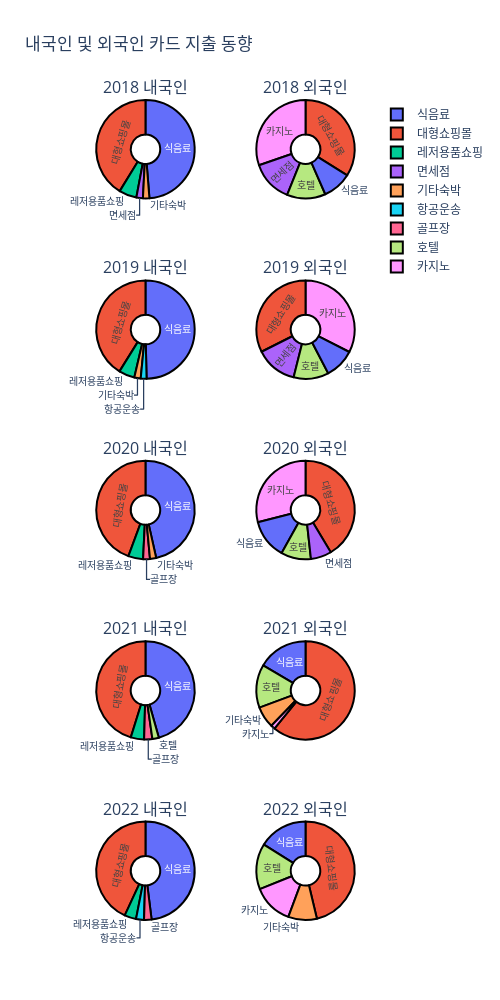

Notebook code for this chart:
### Code cell
title_list = ['2018 내국인','2018 외국인','2019 내국인','2019 외국인','2020 내국인','2020 외국인',\
    '2021 내국인','2021 외국인','2022 내국인','2022 외국인']

fig = make_subplots(rows=5, cols=2, specs=[[{'type': 'domain'}, {'type': 'domain'}]]*5,
                    subplot_titles=title_list)
for i, year in enumerate(year_list):
    data_year = pivot.loc[('local',str(year))]
    data_year = data_year.sort_values(ascending=False).head(5)
    fig.add_trace(go.Pie(labels=data_year.index, values=data_year, hole=.3,
                            name=('외국인 '+str(year) + '년' + '카드 지출 동향')),
                  row=i+1, col=1)

for i, year in enumerate(year_list):
    data_year = pivot.loc[('foreigner',str(year))]
    data_year = data_year.sort_values(ascending=False).head(5)
    fig.add_trace(go.Pie(labels=data_year.index, values=data_year, hole=.3,
                        name=('외국인 '+str(year) + '년' + '카드 지출 동향')),
                  row=i+1, col=2, )


fig.update_layout(height=1000, width=500, title_text="내국인 및 외국인 카드 지출 동향")
fig.update_traces(hoverinfo='label+percent', textinfo='label', textfont_size=10, 
                  marker=dict( line=dict(color='#000000', width=2)))
fig.show()
py.plot(fig, filename = 'card_consumption_fore', auto_open=True)

### Figure 1 — Plotly figure (JSON) as saved in the notebook; plotly's stock layout.template omitted (floating-point values rounded to 4 significant figures)
{"data": [{"domain": {"x": [0, 0.45], "y": [0.88, 1]}, "hole": 0.3, "hoverinfo": "label+percent", "labels": ["식음료", "대형쇼핑몰", "레저용품쇼핑", "면세점", "기타숙박"], "marker": {"line": {"color": "#000000", "width": 2}}, "name": "외국인 2018년카드 지출 동향", "textfont": {"size": 10}, "textinfo": "label", "type": "pie", "values": [1314263021, 1112518077, 156274829, 57703584, 57085149]}, {"domain": {"x": [0, 0.45], "y": [0.66, 0.78]}, "hole": 0.3, "hoverinfo": "label+percent", "labels": ["식음료", "대형쇼핑몰", "레저용품쇼핑", "기타숙박", "항공운송"], "marker": {"line": {"color": "#000000", "width": 2}}, "name": "외국인 2019년카드 지출 동향", "textfont": {"size": 10}, "textinfo": "label", "type": "pie", "values": [1293591828, 1072251473, 135580971, 54608366, 49810831]}, {"domain": {"x": [0, 0.45], "y": [0.44, 0.56]}, "hole": 0.3, "hoverinfo": "label+percent", "labels": ["식음료", "대형쇼핑몰", "레저용품쇼핑", "골프장", "기타숙박"], "marker": {"line": {"color": "#000000", "width": 2}}, "name": "외국인 2020년카드 지출 동향", "textfont": {"size": 10}, "textinfo": "label", "type": "pie", "values": [961530112, 917378543, 100639284, 46373884, 42064978]}, {"domain": {"x": [0, 0.45], "y": [0.22, 0.34]}, "hole": 0.3, "hoverinfo": "label+percent", "labels": ["식음료", "대형쇼핑몰", "레저용품쇼핑", "골프장", "호텔"], "marker": {"line": {"color": "#000000", "width": 2}}, "name": "외국인 2021년카드 지출 동향", "textfont": {"size": 10}, "textinfo": "label", "type": "pie", "values": [924861302, 915986667, 88788759, 54748857, 43056154]}, {"domain": {"x": [0, 0.45], "y": [0, 0.12]}, "hole": 0.3, "hoverinfo": "label+percent", "labels": ["식음료", "대형쇼핑몰", "레저용품쇼핑", "항공운송", "골프장"], "marker": {"line": {"color": "#000000", "width": 2}}, "name": "외국인 2022년카드 지출 동향", "textfont": {"size": 10}, "textinfo": "label", "type": "pie", "values": [1191626292, 1069480406, 95124859, 65027411, 61093864]}, {"domain": {"x": [0.55, 1], "y": [0.88, 1]}, "hole": 0.3, "hoverinfo": "label+percent", "labels": ["대형쇼핑몰", "카지노", "면세점", "호텔", "식음료"], "marker": {"line": {"color": "#000000", "width": 2}}, "name": "외국인 2018년카드 지출 동향", "textfont": {"size": 10}, "textinfo": "label", "type": "pie", "values": [103360468, 92348881, 41517533, 38627867, 28997020]}, {"domain": {"x": [0.55, 1], "y": [0.66, 0.78]}, "hole": 0.3, "hoverinfo": "label+percent", "labels": ["카지노", "대형쇼핑몰", "면세점", "호텔", "식음료"], "marker": {"line": {"color": "#000000", "width": 2}}, "name": "외국인 2019년카드 지출 동향", "textfont": {"size": 10}, "textinfo": "label", "type": "pie", "values": [100697412, 100423683, 42377087, 35598461, 30541608]}, {"domain": {"x": [0.55, 1], "y": [0.44, 0.56]}, "hole": 0.3, "hoverinfo": "label+percent", "labels": ["대형쇼핑몰", "카지노", "식음료", "호텔", "면세점"], "marker": {"line": {"color": "#000000", "width": 2}}, "name": "외국인 2020년카드 지출 동향", "textfont": {"size": 10}, "textinfo": "label", "type": "pie", "values": [29482780, 20639313, 9210369, 6982612, 4844956]}, {"domain": {"x": [0.55, 1], "y": [0.22, 0.34]}, "hole": 0.3, "hoverinfo": "label+percent", "labels": ["대형쇼핑몰", "식음료", "호텔", "기타숙박", "카지노"], "marker": {"line": {"color": "#000000", "width": 2}}, "name": "외국인 2021년카드 지출 동향", "textfont": {"size": 10}, "textinfo": "label", "type": "pie", "values": [29818255, 8099016, 6938657, 3465296, 646500]}, {"domain": {"x": [0.55, 1], "y": [0, 0.12]}, "hole": 0.3, "hoverinfo": "label+percent", "labels": ["대형쇼핑몰", "식음료", "호텔", "카지노", "기타숙박"], "marker": {"line": {"color": "#000000", "width": 2}}, "name": "외국인 2022년카드 지출 동향", "textfont": {"size": 10}, "textinfo": "label", "type": "pie", "values": [63124771, 21898024, 20482573, 18087327, 12819438]}], "layout": {"annotations": [{"font": {"size": 16}, "showarrow": false, "text": "2018 내국인", "x": 0.225, "xanchor": "center", "xref": "paper", "y": 1, "yanchor": "bottom", "yref": "paper"}, {"font": {"size": 16}, "showarrow": false, "text": "2018 외국인", "x": 0.775, "xanchor": "center", "xref": "paper", "y": 1, "yanchor": "bottom", "yref": "paper"}, {"font": {"size": 16}, "showarrow": false, "text": "2019 내국인", "x": 0.225, "xanchor": "center", "xref": "paper", "y": 0.78, "yanchor": "bottom", "yref": "paper"}, {"font": {"size": 16}, "showarrow": false, "text": "2019 외국인", "x": 0.775, "xanchor": "center", "xref": "paper", "y": 0.78, "yanchor": "bottom", "yref": "paper"}, {"font": {"size": 16}, "showarrow": false, "text": "2020 내국인", "x": 0.225, "xanchor": "center", "xref": "paper", "y": 0.56, "yanchor": "bottom", "yref": "paper"}, {"font": {"size": 16}, "showarrow": false, "text": "2020 외국인", "x": 0.775, "xanchor": "center", "xref": "paper", "y": 0.56, "yanchor": "bottom", "yref": "paper"}, {"font": {"size": 16}, "showarrow": false, "text": "2021 내국인", "x": 0.225, "xanchor": "center", "xref": "paper", "y": 0.34, "yanchor": "bottom", "yref": "paper"}, {"font": {"size": 16}, "showarrow": false, "text": "2021 외국인", "x": 0.775, "xanchor": "center", "xref": "paper", "y": 0.34, "yanchor": "bottom", "yref": "paper"}, {"font": {"size": 16}, "showarrow": false, "text": "2022 내국인", "x": 0.225, "xanchor": "center", "xref": "paper", "y": 0.12, "yanchor": "bottom", "yref": "paper"}, {"font": {"size": 16}, "showarrow": false, "text": "2022 외국인", "x": 0.775, "xanchor": "center", "xref": "paper", "y": 0.12, "yanchor": "bottom", "yref": "paper"}], "height": 1000, "title": {"text": "내국인 및 외국인 카드 지출 동향"}, "width": 500}}
